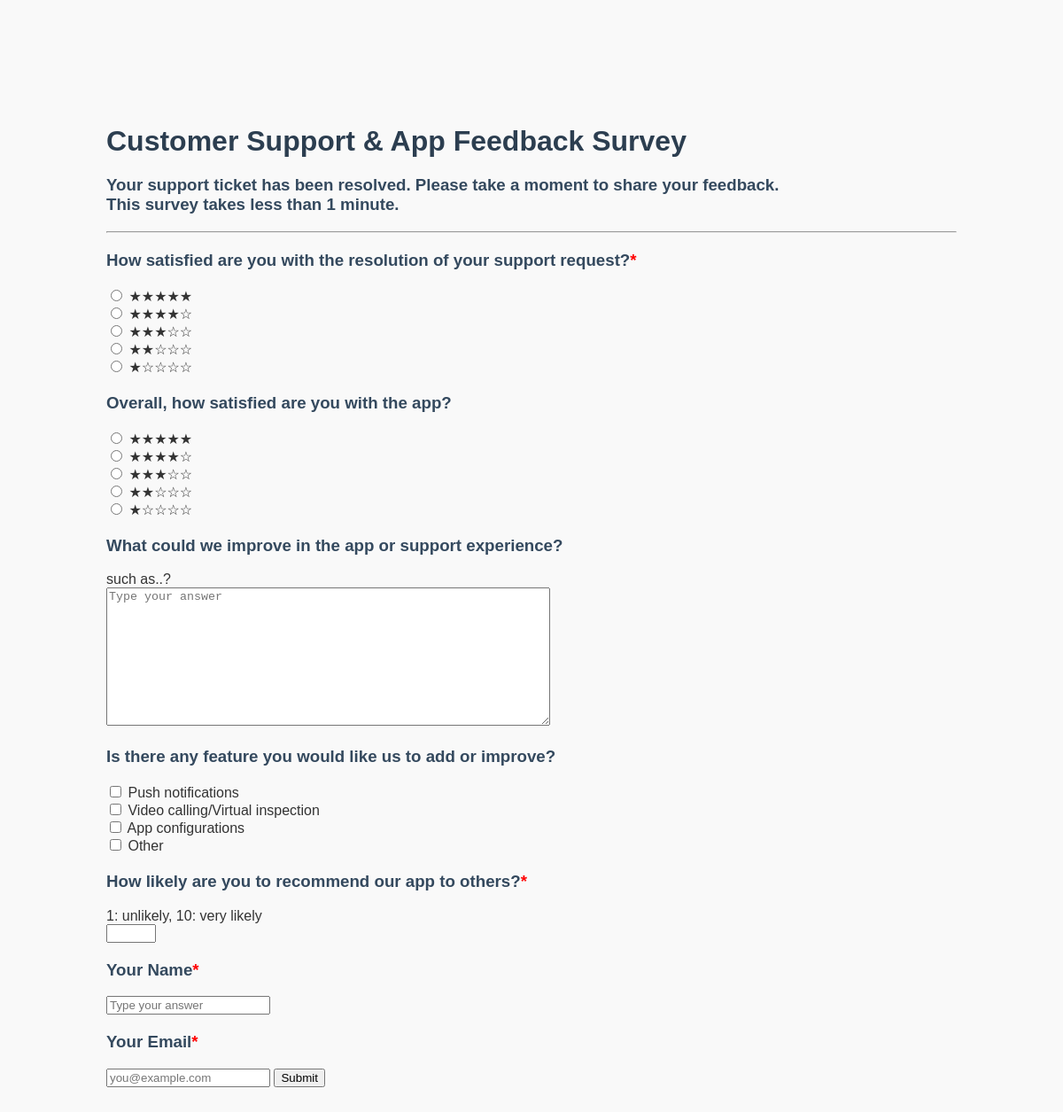
The page / on the database its author committed.
### app/models.py (models this page shows, shortened)
class Question(models.Model): #uses Django ORM to create a database table. each variable is a column
    text = models.CharField(max_length=255)
    help_text = models.CharField(blank=True)
    TYPE_CHOICES = [
        ('EMAIL', 'Email'),
        ('NAME', 'Name'),
        ('TEXT', 'Short Text'),
        ('LTEXT', 'Long Text'),
        ('R1-5', '1-5 Rating'),
        ('R1-10', '1-10 Rating'),
        ('MSELECT', 'Multi-select'),
    ]
    type = models.CharField(max_length=15, choices=TYPE_CHOICES)
    version = models.SmallIntegerField()
    is_active = models.BooleanField(db_default=True)
    is_required = models.BooleanField()
    display_order = models.SmallIntegerField(blank=True)

class Option(models.Model):
    question = models.ForeignKey( #links Option to Question so calls such as Option.question.id can be made
        Question, on_delete=models.PROTECT, related_name='options'
        )
    label = models.CharField(max_length=100)
    display_order = models.SmallIntegerField(blank=True)
    is_active = models.BooleanField(db_default=True)

### app/views.py (the view, shortened to what this page needs)
# urls.py: path('', views.main, name='main'),
def main(request):
    questions = Question.objects.filter(is_active=True).order_by('display_order')
    template = loader.get_template('main.html')
    errors = {}
    submitted_data = {}
    context = {
                'questions': questions,
                'errors': errors,
                'submitted_data': submitted_data
            }
    return HttpResponse(template.render(context, request))

### app/templatetags/custom_tags.py (called while the page is built)
@register.inclusion_tag('widgets/email_input.html') #sends results to email_input.html
def email_input(q, submitted_data, placeholder='you@example.com'):
    return { #dictionary containing Question object, preset value and placeholder
        'q':q,
        'value': submitted_data.get(f'question_{q.id}', ''),#value = submitted data for that question if applicable, else ''
        'placeholder': placeholder,
    }

@register.inclusion_tag('widgets/short_text.html')
def short_text(q, submitted_data, placeholder='Type your answer'):
    return {
        'q': q,
        'value': submitted_data.get(f'question_{q.id}', ''),
        'placeholder': placeholder
    }

@register.inclusion_tag('widgets/long_text.html')
def long_text(q, submitted_data, rows=10, cols=60, placeholder='Type your answer'):
    return {
        'q': q,
        'value': submitted_data.get(f'question_{q.id}', ''),
        'rows':rows,
        'cols':cols,
        'placeholder':placeholder,
    }

@register.inclusion_tag('widgets/rating_1_5.html')
def rating_1_5(q, submitted_data):
    return {
        'q':q,
        'checked': submitted_data.get(f'question_{q.id}', ''),
    }

@register.inclusion_tag('widgets/rating_1_10.html')
def rating_1_10(q, submitted_data):
    return {
        'q':q,
        'value': submitted_data.get(f'question.{q.id}', ''),
    }

@register.inclusion_tag('widgets/multi_select.html')
def multi_select(q, submitted_data):
    print(submitted_data.get(f'other_detail_{q.id}', '')=='')
    return {
        'q': q,
        'options': q.options.filter(is_active=True).order_by("display_order"),
        'checked': submitted_data.get(f'question.{q.id}', ''),
        'other_detail': submitted_data.get(f'other_detail_{q.id}', ''),
    }

@register.filter
def get_item(dictionary, key):
    return dictionary.get(key)

### app/templates/main.html (shortened to what this page needs)
{% extends "master.html" %}
{% load custom_tags %}
{% block content %}
    <h1>Customer Support & App Feedback Survey</h1>
    <h3>Your support ticket has been resolved. Please take a moment to share your feedback.
        <br>This survey takes less than 1 minute.</h3>
    <hr>
    <form method="post">
        {% for q in questions %}
            <h3>{{ q.text }}{% if q.is_required %}<span class="required">*</span>{% endif %}</h3>
            {% if q.type == 'EMAIL' %}
                {% email_input q submitted_data %}
            {% elif q.type == 'TEXT' %}
                {% short_text q submitted_data %}
            {% elif q.type == 'NAME' %}
                {% short_text q submitted_data %}
            {% elif q.type == 'LTEXT' %}
                {% long_text q submitted_data %}
            {% elif q.type == 'R1-5' %}
                {% rating_1_5 q submitted_data %}
            {% elif q.type == 'R1-10' %}
                {% rating_1_10 q submitted_data %}
            {% elif q.type == 'MSELECT' %}
                {% multi_select q submitted_data %}
            {% endif %}
        {% empty %}
            <h3>No questions</h3>
        {% endfor %}
        <button type="submit">Submit</button>
    </form>
{% endblock %}

### app/templates/widgets/rating_1_5.html (shortened to what this page needs)
<input type="radio" id="r5" name="question_{{ q.id }}" value="5"{% if q.is_required %} required{% endif %}{% if checked == '5' %} checked{% endif %}>
<label for="r5">★★★★★</label><br>
<input type="radio" id="r4" name="question_{{ q.id }}" value="4"{% if q.is_required %} required{% endif %}{% if checked == '4' %} checked{% endif %}>
<label for="r4">★★★★☆</label><br>
<input type="radio" id="r3" name="question_{{ q.id }}" value="3"{% if q.is_required %} required{% endif %}{% if checked == '3' %} checked{% endif %}>
<label for="r3">★★★☆☆</label><br>
<input type="radio" id="r2" name="question_{{ q.id }}" value="2"{% if q.is_required %} required{% endif %}{% if checked == '2' %} checked{% endif %}>
<label for="r2">★★☆☆☆</label><br>
<input type="radio" id="r1" name="question_{{ q.id }}" value="1"{% if q.is_required %} required{% endif %}{% if checked == '1' %} checked{% endif %}>
<label for="r1">★☆☆☆☆</label>

### app/templates/widgets/long_text.html
{% if q.help_text %}
    <label for="question_{{ q.id }}">{{ q.help_text }}</label><br>
{% endif %}
<textarea
    id="question_{{ q.id }}"
    name="question_{{ q.id }}"
    value="{{ value }}"
    placeholder="{{ placeholder }}"
    rows="{{ rows }}"
    cols="{{ cols }}"
    {% if q.is_required %}required{% endif %}>
</textarea>

### app/templates/widgets/multi_select.html (shortened to what this page needs)
{% for o in options %}
    <input type="checkbox"
        id="opt-{{ q.id }}-{{ o.id }}"
        name="question_{{ q.id }}"
        value="{{ o.label }}"
        {% if o.label in checked %}checked{% endif %}>
    <label for="opt-{{ q.id }}-{{ o.id }}"> {{ o.label }}</label><br>
{% endfor %}

### app/templates/widgets/rating_1_10.html
{% if q.help_text %}
    <label for="question_{{ q.id }}">{{ q.help_text }}</label><br>
{% endif %}
<input type="number"
    id="question_{{ q.id }}"
    name="question_{{ q.id }}"
    min="1"
    max="10"
    value="{{ value }}"
    step="1"
    {% if q.is_required %}required{% endif %}>

### app/templates/widgets/short_text.html (shortened to what this page needs)
<input type="text"
    id="question_{{ q.id }}"
    name="question_{{ q.id }}"
    value="{{ value }}"
    placeholder="{{ placeholder }}"
    {% if q.is_required %}required{% endif %}>

### app/templates/widgets/email_input.html (shortened to what this page needs)
<input type="email"
    id="question_{{ q.id }}"
    name="question_{{ q.id }}"
    value="{{ value }}"
    placeholder="{{ placeholder }}"
    {% if q.is_required %}required{% endif %}>

### app/static/main.css (style rules this page uses)
body { margin: 0; font-family: Arial, Helvetica, sans-serif; background-color: #f9f9f9; color: #333; }
body { padding: 120px; }
h1 { color: #2c3e50; font-size: 2em; margin-bottom: 10px; }
h3 { color: #34495e; margin-top: 20px; }
.required { color: red }

### rows shown on the page
Question: text "How satisfied are you with the resolution of your support request?", is_required "☐ ★★★★★", is_required "☐ ★★★★☆", is_required "☐ ★★★☆☆", is_required "☐ ★★☆☆☆", is_required "☐ ★☆☆☆☆"
Question: text "Overall, how satisfied are you with the app?"
Question: text "What could we improve in the app or support experience?", help_text "such as..?", question_3 "Type your answer"
Question: text "Is there any feature you would like us to add or improve?"
Option: label "Push notifications"
Option: label "Video calling/Virtual inspection"
Option: label "App configurations"
Option: label "Other"
Question: text "How likely are you to recommend our app to others?", help_text "1: unlikely, 10: very likely"
Question: text "Your Name", question_6 "Type your answer"
Question: text "Your Email", question_7 "you@example.com"
